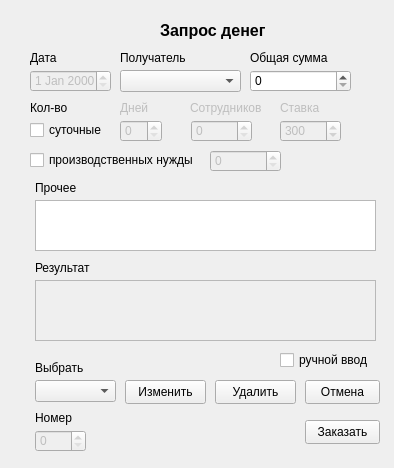
<?xml version="1.0" encoding="UTF-8"?>
<ui version="4.0">
 <class>Form</class>
 <widget class="QWidget" name="Form">
  <property name="geometry">
   <rect>
    <x>0</x>
    <y>0</y>
    <width>394</width>
    <height>468</height>
   </rect>
  </property>
  <property name="windowTitle">
   <string>Form</string>
  </property>
  <widget class="QDateEdit" name="date">
   <property name="enabled">
    <bool>false</bool>
   </property>
   <property name="geometry">
    <rect>
     <x>30</x>
     <y>70</y>
     <width>81</width>
     <height>22</height>
    </rect>
   </property>
  </widget>
  <widget class="QTextEdit" name="note">
   <property name="geometry">
    <rect>
     <x>35</x>
     <y>200</y>
     <width>341</width>
     <height>51</height>
    </rect>
   </property>
  </widget>
  <widget class="QLabel" name="label">
   <property name="geometry">
    <rect>
     <x>160</x>
     <y>20</y>
     <width>111</width>
     <height>21</height>
    </rect>
   </property>
   <property name="font">
    <font>
     <pointsize>12</pointsize>
     <bold>true</bold>
    </font>
   </property>
   <property name="text">
    <string>Запрос денег</string>
   </property>
  </widget>
  <widget class="QLabel" name="label_2">
   <property name="geometry">
    <rect>
     <x>30</x>
     <y>50</y>
     <width>49</width>
     <height>16</height>
    </rect>
   </property>
   <property name="text">
    <string>Дата</string>
   </property>
  </widget>
  <widget class="QComboBox" name="cb_recipient">
   <property name="geometry">
    <rect>
     <x>120</x>
     <y>70</y>
     <width>121</width>
     <height>22</height>
    </rect>
   </property>
  </widget>
  <widget class="QLabel" name="label_3">
   <property name="geometry">
    <rect>
     <x>120</x>
     <y>50</y>
     <width>81</width>
     <height>16</height>
    </rect>
   </property>
   <property name="text">
    <string>Получатель</string>
   </property>
  </widget>
  <widget class="QSpinBox" name="sb_days">
   <property name="enabled">
    <bool>false</bool>
   </property>
   <property name="geometry">
    <rect>
     <x>120</x>
     <y>120</y>
     <width>42</width>
     <height>22</height>
    </rect>
   </property>
  </widget>
  <widget class="QSpinBox" name="sb_emploeeyrs">
   <property name="enabled">
    <bool>false</bool>
   </property>
   <property name="geometry">
    <rect>
     <x>191</x>
     <y>120</y>
     <width>61</width>
     <height>22</height>
    </rect>
   </property>
  </widget>
  <widget class="QCheckBox" name="cb_day">
   <property name="geometry">
    <rect>
     <x>30</x>
     <y>120</y>
     <width>76</width>
     <height>20</height>
    </rect>
   </property>
   <property name="text">
    <string>суточные</string>
   </property>
  </widget>
  <widget class="QLabel" name="label_4">
   <property name="enabled">
    <bool>false</bool>
   </property>
   <property name="geometry">
    <rect>
     <x>120</x>
     <y>100</y>
     <width>49</width>
     <height>16</height>
    </rect>
   </property>
   <property name="text">
    <string>Дней</string>
   </property>
  </widget>
  <widget class="QLabel" name="label_5">
   <property name="geometry">
    <rect>
     <x>30</x>
     <y>100</y>
     <width>49</width>
     <height>16</height>
    </rect>
   </property>
   <property name="text">
    <string>Кол-во</string>
   </property>
  </widget>
  <widget class="QLabel" name="label_6">
   <property name="enabled">
    <bool>false</bool>
   </property>
   <property name="geometry">
    <rect>
     <x>190</x>
     <y>100</y>
     <width>81</width>
     <height>16</height>
    </rect>
   </property>
   <property name="text">
    <string>Сотрудников</string>
   </property>
  </widget>
  <widget class="QSpinBox" name="sb_cost">
   <property name="enabled">
    <bool>false</bool>
   </property>
   <property name="geometry">
    <rect>
     <x>280</x>
     <y>120</y>
     <width>61</width>
     <height>22</height>
    </rect>
   </property>
   <property name="maximum">
    <number>50000</number>
   </property>
   <property name="value">
    <number>300</number>
   </property>
  </widget>
  <widget class="QLabel" name="label_7">
   <property name="enabled">
    <bool>false</bool>
   </property>
   <property name="geometry">
    <rect>
     <x>280</x>
     <y>100</y>
     <width>49</width>
     <height>16</height>
    </rect>
   </property>
   <property name="text">
    <string>Ставка</string>
   </property>
  </widget>
  <widget class="QLabel" name="label_8">
   <property name="geometry">
    <rect>
     <x>250</x>
     <y>50</y>
     <width>91</width>
     <height>16</height>
    </rect>
   </property>
   <property name="text">
    <string>Общая сумма</string>
   </property>
  </widget>
  <widget class="QLabel" name="label_9">
   <property name="geometry">
    <rect>
     <x>35</x>
     <y>180</y>
     <width>49</width>
     <height>16</height>
    </rect>
   </property>
   <property name="text">
    <string>Прочее</string>
   </property>
  </widget>
  <widget class="QTextEdit" name="note_result">
   <property name="enabled">
    <bool>false</bool>
   </property>
   <property name="geometry">
    <rect>
     <x>35</x>
     <y>280</y>
     <width>341</width>
     <height>61</height>
    </rect>
   </property>
  </widget>
  <widget class="QLabel" name="label_10">
   <property name="geometry">
    <rect>
     <x>35</x>
     <y>260</y>
     <width>71</width>
     <height>16</height>
    </rect>
   </property>
   <property name="text">
    <string>Результат</string>
   </property>
  </widget>
  <widget class="QPushButton" name="b_ok">
   <property name="geometry">
    <rect>
     <x>305</x>
     <y>420</y>
     <width>75</width>
     <height>24</height>
    </rect>
   </property>
   <property name="text">
    <string>Заказать</string>
   </property>
  </widget>
  <widget class="QPushButton" name="b_cancel">
   <property name="geometry">
    <rect>
     <x>305</x>
     <y>380</y>
     <width>75</width>
     <height>24</height>
    </rect>
   </property>
   <property name="text">
    <string>Отмена</string>
   </property>
  </widget>
  <widget class="QComboBox" name="cb_select">
   <property name="geometry">
    <rect>
     <x>35</x>
     <y>380</y>
     <width>81</width>
     <height>22</height>
    </rect>
   </property>
  </widget>
  <widget class="QPushButton" name="b_change">
   <property name="geometry">
    <rect>
     <x>125</x>
     <y>380</y>
     <width>81</width>
     <height>24</height>
    </rect>
   </property>
   <property name="text">
    <string>Изменить</string>
   </property>
  </widget>
  <widget class="QPushButton" name="b_kill">
   <property name="geometry">
    <rect>
     <x>215</x>
     <y>380</y>
     <width>81</width>
     <height>24</height>
    </rect>
   </property>
   <property name="text">
    <string>Удалить</string>
   </property>
  </widget>
  <widget class="QLabel" name="label_11">
   <property name="geometry">
    <rect>
     <x>35</x>
     <y>360</y>
     <width>49</width>
     <height>16</height>
    </rect>
   </property>
   <property name="text">
    <string>Выбрать</string>
   </property>
  </widget>
  <widget class="QSpinBox" name="my_id">
   <property name="enabled">
    <bool>false</bool>
   </property>
   <property name="geometry">
    <rect>
     <x>35</x>
     <y>430</y>
     <width>51</width>
     <height>22</height>
    </rect>
   </property>
  </widget>
  <widget class="QLabel" name="label_12">
   <property name="geometry">
    <rect>
     <x>35</x>
     <y>410</y>
     <width>51</width>
     <height>16</height>
    </rect>
   </property>
   <property name="text">
    <string>Номер</string>
   </property>
  </widget>
  <widget class="QCheckBox" name="cb_manual_set">
   <property name="enabled">
    <bool>true</bool>
   </property>
   <property name="geometry">
    <rect>
     <x>280</x>
     <y>350</y>
     <width>91</width>
     <height>20</height>
    </rect>
   </property>
   <property name="text">
    <string>ручной ввод</string>
   </property>
  </widget>
  <widget class="QCheckBox" name="cb_some">
   <property name="geometry">
    <rect>
     <x>30</x>
     <y>150</y>
     <width>171</width>
     <height>20</height>
    </rect>
   </property>
   <property name="text">
    <string>производственных нужды</string>
   </property>
  </widget>
  <widget class="QSpinBox" name="sb_value">
   <property name="geometry">
    <rect>
     <x>250</x>
     <y>70</y>
     <width>101</width>
     <height>22</height>
    </rect>
   </property>
   <property name="maximum">
    <number>100000</number>
   </property>
   <property name="singleStep">
    <number>0</number>
   </property>
   <property name="value">
    <number>0</number>
   </property>
  </widget>
  <widget class="QSpinBox" name="sb_some_value">
   <property name="enabled">
    <bool>false</bool>
   </property>
   <property name="geometry">
    <rect>
     <x>210</x>
     <y>150</y>
     <width>71</width>
     <height>22</height>
    </rect>
   </property>
  </widget>
 </widget>
 <resources/>
 <connections/>
</ui>
